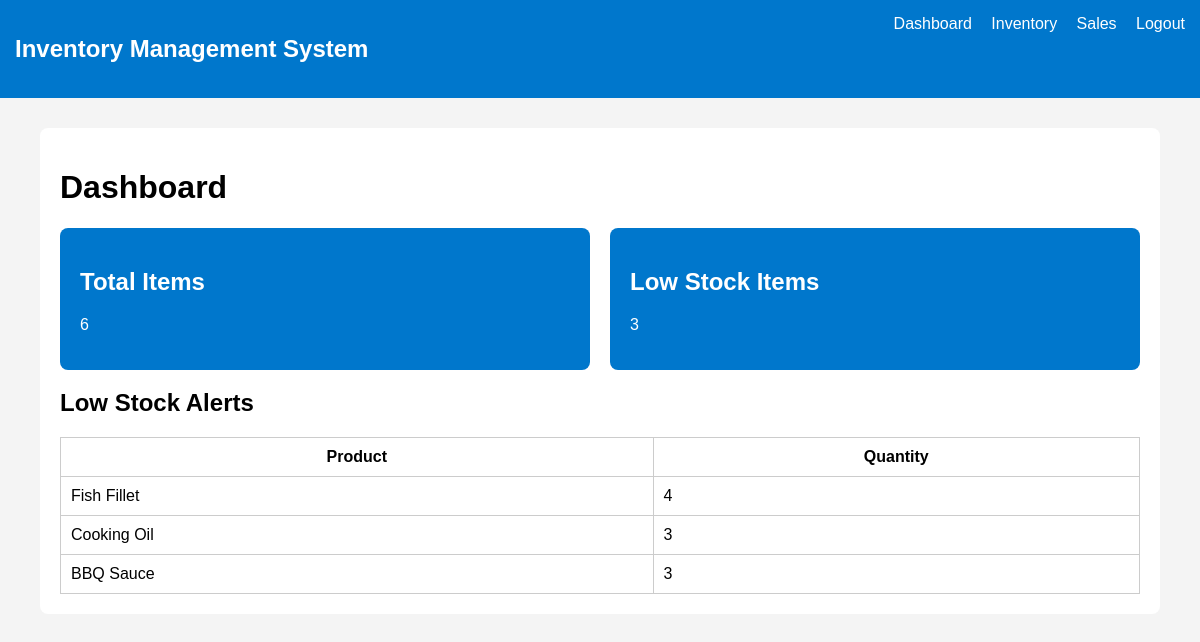
The page /dashboard (signed in) on the database as committed earlier.
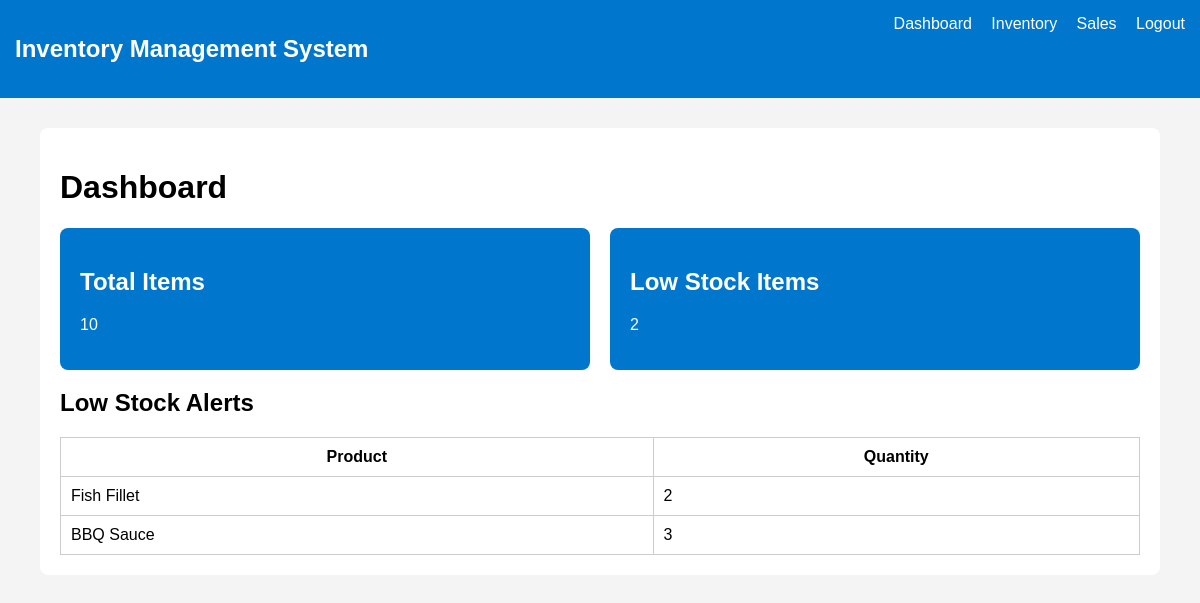
The same page on the database as committed later.
### tables this page shows
CREATE TABLE inventory (
            id INTEGER PRIMARY KEY AUTOINCREMENT,
            product_name TEXT NOT NULL,
            quantity INTEGER NOT NULL,
            category TEXT NOT NULL,
            low_stock_limit INTEGER NOT NULL
        );

### app.py (the view)
@app.route("/dashboard")
@login_required
def dashboard():
    conn = get_db_connection()
    total_items = conn.execute("SELECT COUNT(*) as count FROM inventory").fetchone()["count"]
    low_stock_items = conn.execute("""
        SELECT * FROM inventory
        WHERE quantity <= low_stock_limit
    """).fetchall()
    recent_items = conn.execute("""
        SELECT * FROM inventory
        ORDER BY id DESC
        LIMIT 5
    """).fetchall()
    recent_sales = conn.execute("""
        SELECT * FROM sales
        ORDER BY sale_date DESC
        LIMIT 5
    """).fetchall()
    conn.close()
    return render_template(
        "dashboard.html",
        total_items=total_items,
        low_stock_items=low_stock_items,
        low_stock_count=len(low_stock_items),
        recent_items=recent_items,
        recent_sales=recent_sales
    )

### app.py (called while the page is built)
def get_db_connection():
    conn = sqlite3.connect(DATABASE)
    conn.row_factory = sqlite3.Row
    return conn

def login_required(f):
    @wraps(f)
    def wrapper(*args, **kwargs):
        if "username" not in session:
            flash("Please log in first.", "error")
            return redirect(url_for("login"))
        return f(*args, **kwargs)
    return wrapper

### templates/dashboard.html (shortened to what this page needs)
<!DOCTYPE html>
<html>
<head>
    <link rel="stylesheet" href="{{ url_for('static', filename='style.css') }}">
</head>
<body>
<nav class="navbar">
    <h2>Inventory Management System</h2>
    <div>
        <a href="{{ url_for('dashboard') }}">Dashboard</a>
        <a href="{{ url_for('inventory') }}">Inventory</a>
        <a href="{{ url_for('sales') }}">Sales</a>
        <a href="{{ url_for('logout') }}">Logout</a>
    </div>
</nav>
<div class="container">
    <h1>Dashboard</h1>
    <div class="card-grid">
        <div class="card">
            <h2>Total Items</h2>
            <p>{{ total_items }}</p>
        </div>
        <div class="card">
            <h2>Low Stock Items</h2>
            <p>{{ low_stock_count }}</p>
        </div>
    </div>
    <h2>Low Stock Alerts</h2>
    <table>
        <tr>
            <th>Product</th>
            <th>Quantity</th>
        </tr>
        {% for item in low_stock_items %}
        <tr>
            <td>{{ item.product_name }}</td>
            <td>{{ item.quantity }}</td>
        </tr>
        {% endfor %}
    </table>
</div>
</body>
</html>

Rows that differ between the two databases and show on the page:
no longer on this page (row edited): inventory: product_name "Cooking Oil", quantity "3"
changed inventory "Fish Fillet": quantity "4" → "2"
Other text that changed with them:
{{ total_items }}: "6" → "10"
{{ low_stock_count }}: "3" → "2"
